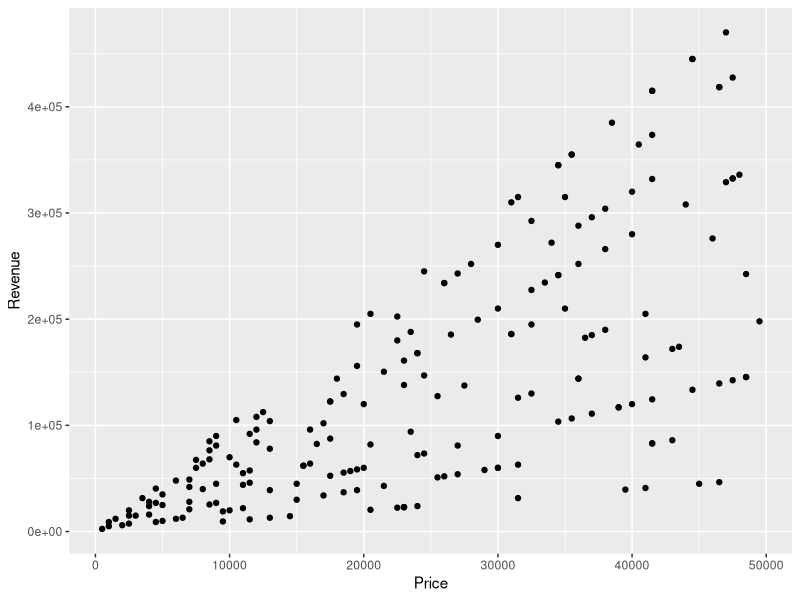
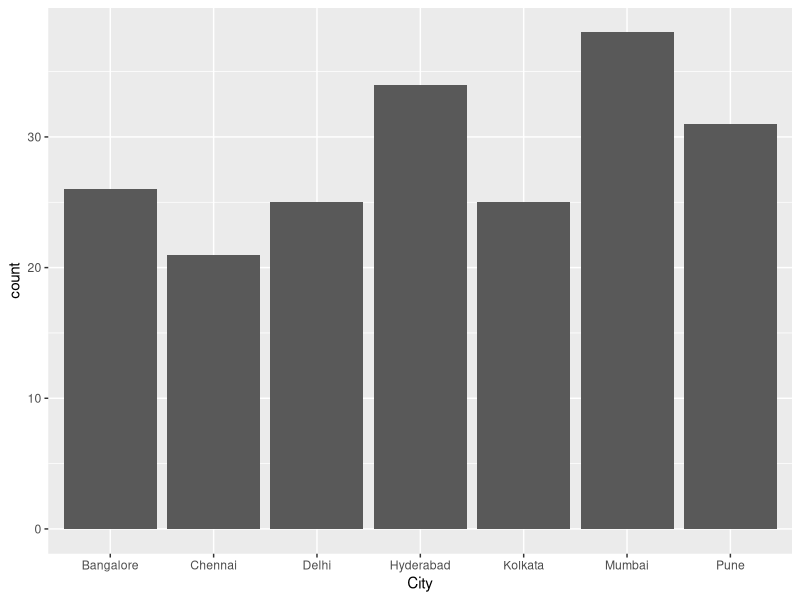
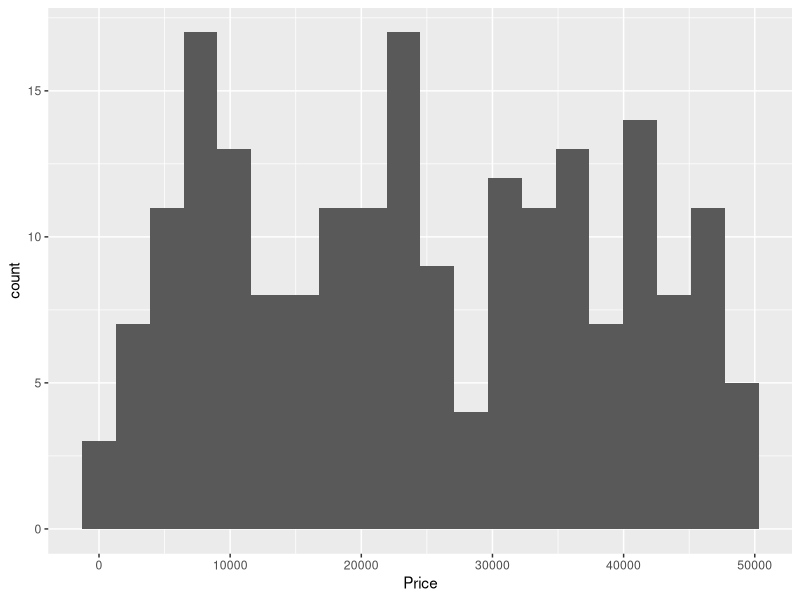
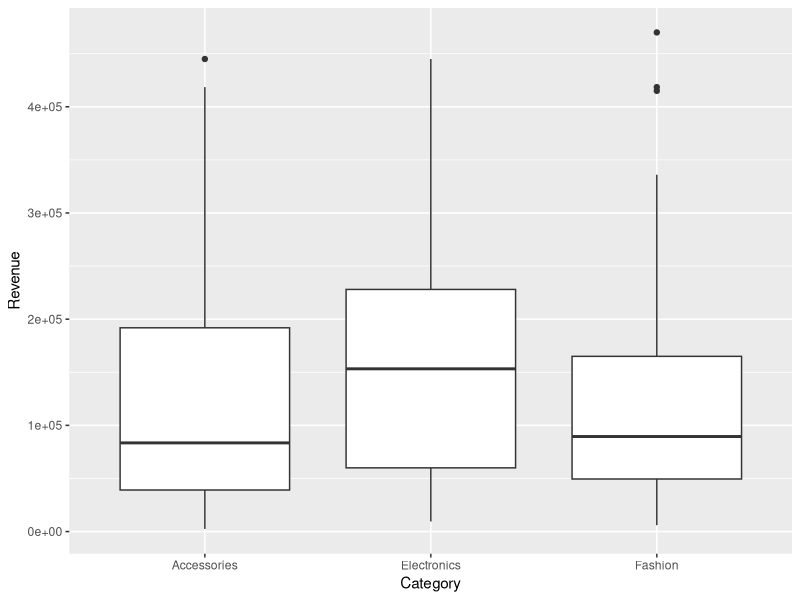
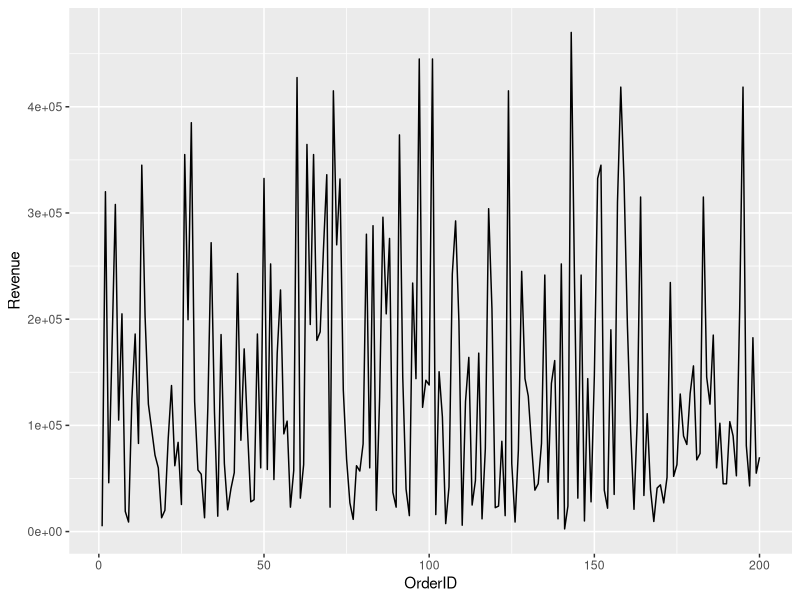
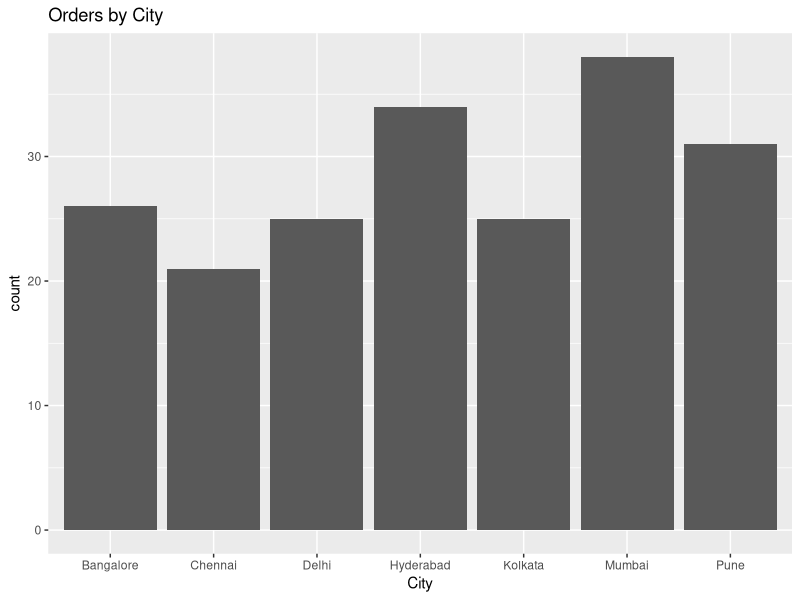
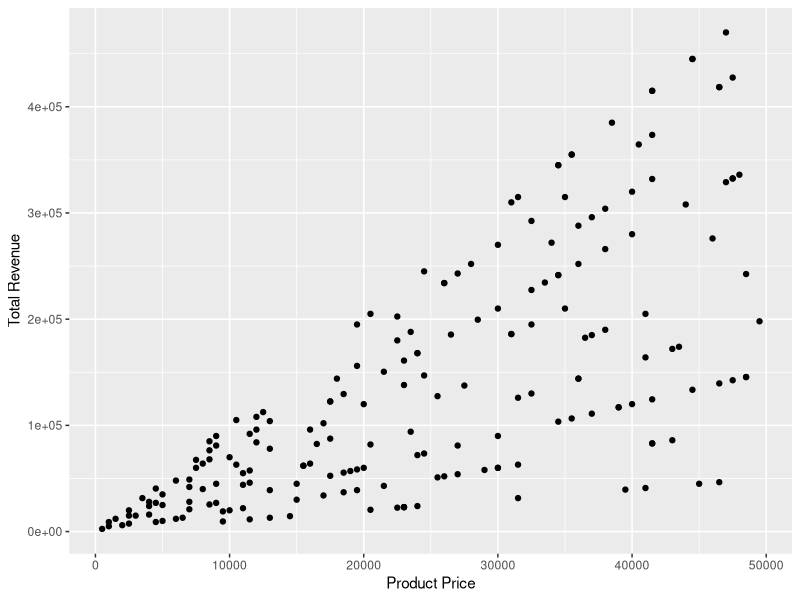
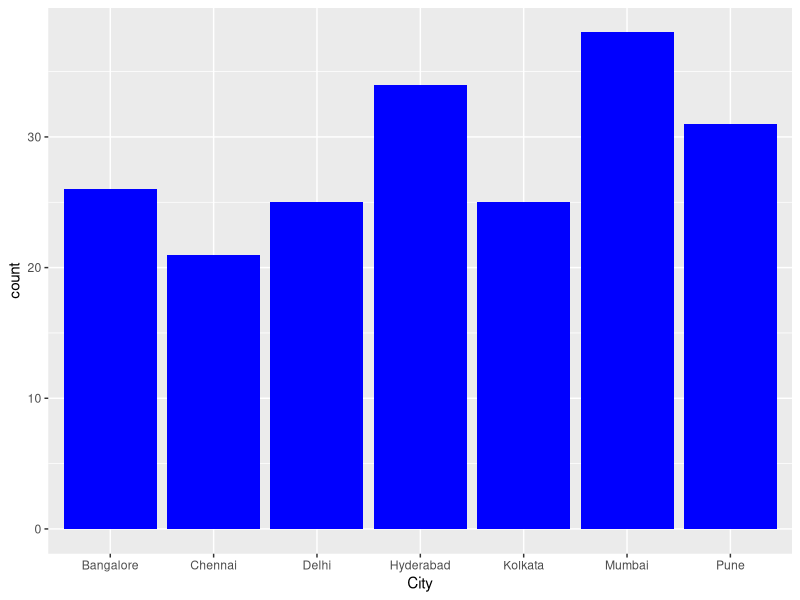

The R source for these figures, in order:
# Install and Load Package
install.packages("ggplot2")
library(ggplot2)
# -------------------------------------------------
# Create Dataset
# -------------------------------------------------
set.seed(123)
sales_data <- data.frame(
  OrderID = 1:200,
  CustomerName = sample(
    c("Rahul","Amit","Priya","Neha","Arjun","Sneha","Rohit","Kiran","Pooja","Vikas"),
    200, replace = TRUE
  ),
  
  City =
    sample(c("Pune","Mumbai","Delhi","Bangalore","Hyderabad","Chennai","Kolkata"),
           200, replace = TRUE
    ),
  
  Product = sample(
    c("Laptop","Mobile","Tablet","Shoes",
      "Watch","Headphones","Camera"),
    200,
    replace = TRUE
  ),
  
  Category = sample(
    c("Electronics","Fashion","Accessories"),
    200,
    replace = TRUE
  ),
  
  Quantity = sample(1:10, 200, replace = TRUE),
  Price = sample(
    seq(500, 50000, 500),200,replace = TRUE),
  
  
  Discount = sample(
    c(0,5,10,15,20,25),
    200,
    replace = TRUE
  ),
  PaymentMethod = sample(
    c("Cash","Card","UPI","Net Banking"),
    200,
    replace = TRUE
  )
)
# Create Calculated Columns
sales_data$Revenue <- sales_data$Quantity * sales_data$Price
sales_data$DiscountAmount <- sales_data$Revenue * sales_data$Discount / 100
sales_data$FinalAmount <- sales_data$Revenue - sales_data$DiscountAmount
head(sales_data)



# -------------------------------------------------
# Q1) Basic ggplot Charts
# -------------------------------------------------
# a) Scatter plot of Price vs Revenue
ggplot(sales_data, aes(x = Price, y = Revenue)) +
  geom_point()
# b) Bar chart for City
ggplot(sales_data, aes(x = City)) +
  geom_bar()
# c) Histogram of Price
ggplot(sales_data, aes(x = Price)) +
  geom_histogram(bins = 20)
# d) Boxplot of Revenue by Category
ggplot(sales_data, aes(x = Category, y = Revenue)) +
  geom_boxplot()
# e) Line chart for Revenue by OrderID
ggplot(sales_data, aes(x = OrderID, y = Revenue)) +
  geom_line()

# -------------------------------------------------
# Q2) Customized Visualization
# -------------------------------------------------
# a) Add title to chart
ggplot(sales_data, aes(x = City)) +
  geom_bar() +
  labs(title = "Orders by City")
# b) Change axis labels
ggplot(sales_data, aes(x = Price, y = Revenue)) +
  geom_point() +
  labs(x = "Product Price",
       y = "Total Revenue")
# c) Change color of bars
ggplot(sales_data, aes(x = City)) +
  geom_bar(fill = "blue")
# d) Change theme style
ggplot(sales_data, aes(x = City)) +
  geom_bar() +
  theme_minimal()
# e) Rotate x-axis labels
ggplot(sales_data, aes(x = Product)) +
  geom_bar() +
  theme(axis.text.x = element_text(angle = 45))

# -------------------------------------------------
# Q3) Multi Variable Visualization
# -------------------------------------------------
# a) Price vs Revenue colored by Category
ggplot(
  sales_data,
  aes(x = Price,
      y = Revenue,
      color = Category)
) +
  geom_point()
# b) Price vs Quantity colored by Category
ggplot(
  sales_data,
  aes(x = Price,
      y = Quantity,
      color = Category)
) +
  geom_point()
# c) Revenue vs Discount
ggplot(
  sales_data,
  aes(x = Discount,
      y = Revenue)
) +
  geom_point()
# d) Top cities by revenue
city_rev <- aggregate(
  Revenue ~ City,
  sales_data,
  sum
)
ggplot(
  city_rev,
  aes(x = City,
      y = Revenue)
) +
  geom_bar(stat = "identity")
# e) Top products by sales
product_sales <- aggregate(
  Revenue ~ Product,
  sales_data,
  sum
)
ggplot(
  product_sales,
  aes(x = Product,
      y = Revenue)
) +
  geom_bar(stat = "identity")

# Q4) Bar Chart Scatter Plot Histogram
# -------------------------------------------------
# a) Number of orders per city
ggplot(sales_data, aes(x = City)) +
  geom_bar()
# b) Price vs Revenue
ggplot(
  sales_data,
  aes(x = Price,
      y = Revenue)
) +
  geom_point()
# c) Quantity vs Revenue
ggplot(
  sales_data,
  aes(x = Quantity,
      y = Revenue)
) +
  geom_point()
# d) Distribution of Quantity
ggplot(
  sales_data,
  aes(x = Quantity)
) +
  geom_histogram(bins = 10)
# e) Histogram by Category
ggplot(
  sales_data,
  aes(x = Revenue,
      fill = Category)
) +
  geom_histogram(bins = 20)

# -------------------------------------------------
# Q5) Box Plot Line Chart Faceted Chart
# -------------------------------------------------
# a) Revenue by Category
ggplot(
  sales_data,
  aes(x = Category,
      y = Revenue)
) +
  geom_boxplot()
# b) Price by Product
ggplot(
  sales_data,
  aes(x = Product,
      y = Price)
) +
  geom_boxplot()
# c) Revenue trend by OrderID
ggplot(
  sales_data,
  aes(x = OrderID,
      y = Revenue)
) +
  geom_line()
# d) Discount trend
ggplot(
  sales_data,
  aes(x = OrderID,
      y = Discount)
) +
  geom_line()
# e) City orders by category
ggplot(
  sales_data,
  aes(x = City)
) +
  geom_bar() +
  facet_wrap(~Category)
